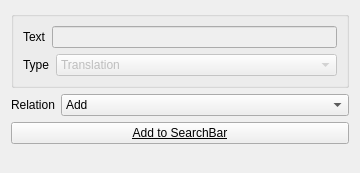
       <widget class="QWidget" name="page_3">
        <property name="geometry">
         <rect>
          <x>0</x>
          <y>0</y>
          <width>360</width>
          <height>173</height>
         </rect>
        </property>
        <attribute name="label">
         <string>Translation Text Search</string>
        </attribute>
        <layout class="QVBoxLayout" name="verticalLayout_24">
         <item>
          <widget class="QGroupBox" name="groupBox_13">
           <property name="title">
            <string/>
           </property>
           <property name="flat">
            <bool>false</bool>
           </property>
           <layout class="QVBoxLayout" name="verticalLayout_23">
            <item>
             <layout class="QHBoxLayout" name="horizontalLayout_38">
              <item>
               <widget class="QLabel" name="label_36">
                <property name="text">
                 <string>Text</string>
                </property>
                <property name="buddy">
                 <cstring>o_word_root</cstring>
                </property>
               </widget>
              </item>
              <item>
               <widget class="QLineEdit" name="o_word_root_2">
                <property name="enabled">
                 <bool>false</bool>
                </property>
               </widget>
              </item>
             </layout>
            </item>
            <item>
             <layout class="QHBoxLayout" name="horizontalLayout_39">
              <item>
               <widget class="QLabel" name="label_37">
                <property name="sizePolicy">
                 <sizepolicy hsizetype="Fixed" vsizetype="Preferred">
                  <horstretch>0</horstretch>
                  <verstretch>0</verstretch>
                 </sizepolicy>
                </property>
                <property name="text">
                 <string>Type</string>
                </property>
                <property name="buddy">
                 <cstring>o_word_type</cstring>
                </property>
               </widget>
              </item>
              <item>
               <widget class="QComboBox" name="o_word_type_2">
                <property name="enabled">
                 <bool>false</bool>
                </property>
                <item>
                 <property name="text">
                  <string>Translation</string>
                 </property>
                </item>
                <item>
                 <property name="text">
                  <string/>
                 </property>
                </item>
                <item>
                 <property name="text">
                  <string/>
                 </property>
                </item>
               </widget>
              </item>
             </layout>
            </item>
           </layout>
          </widget>
         </item>
         <item>
          <layout class="QHBoxLayout" name="horizontalLayout_49">
           <item>
            <widget class="QLabel" name="label_46">
             <property name="sizePolicy">
              <sizepolicy hsizetype="Fixed" vsizetype="Preferred">
               <horstretch>0</horstretch>
               <verstretch>0</verstretch>
              </sizepolicy>
             </property>
             <property name="text">
              <string>Relation</string>
             </property>
            </widget>
           </item>
           <item>
            <widget class="QComboBox" name="o_relation_word_2">
             <item>
              <property name="text">
               <string>Add</string>
              </property>
             </item>
             <item>
              <property name="text">
               <string>Replace</string>
              </property>
             </item>
             <item>
              <property name="text">
               <string>(OR)</string>
              </property>
             </item>
             <item>
              <property name="text">
               <string>(AND)</string>
              </property>
             </item>
             <item>
              <property name="text">
               <string>(ANDNOT)</string>
              </property>
             </item>
            </widget>
           </item>
          </layout>
         </item>
         <item>
          <widget class="QPushButton" name="o_add2query_translationsearch">
           <property name="font">
            <font>
             <weight>50</weight>
             <bold>false</bold>
             <underline>true</underline>
             <strikeout>false</strikeout>
             <kerning>false</kerning>
            </font>
           </property>
           <property name="cursor">
            <cursorShape>PointingHandCursor</cursorShape>
           </property>
           <property name="text">
            <string>Add to SearchBar</string>
           </property>
           <property name="icon">
            <iconset resource="../../../resources/images/main.qrc">
             <normaloff>:/resources/up-16.png</normaloff>:/resources/up-16.png</iconset>
           </property>
          </widget>
         </item>
         <item>
          <spacer name="verticalSpacer_5">
           <property name="orientation">
            <enum>Qt::Vertical</enum>
           </property>
           <property name="sizeHint" stdset="0">
            <size>
             <width>20</width>
             <height>40</height>
            </size>
           </property>
          </spacer>
         </item>
        </layout>
       </widget>
